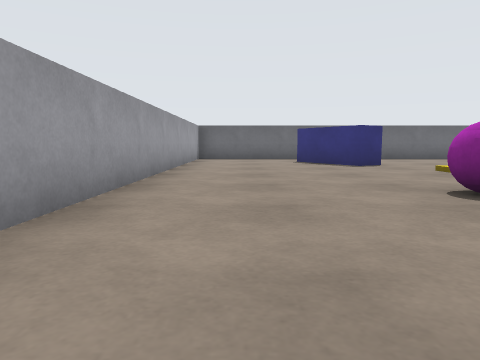
View 1 (above)

19 first-person views from a walk through a robot-simulator world made for Gazebo. The camera is 0.27 m above the floor, tilts 6° down and sees 70° across. The floor is counted in squares, 0.5 m on a side. Each view is taken from the middle of a square. On the plan, view 1 faces up. The plan holds only what a view shows up to about 9 squares ahead; the rest is blank. The place goes on beyond the plan.

View 2
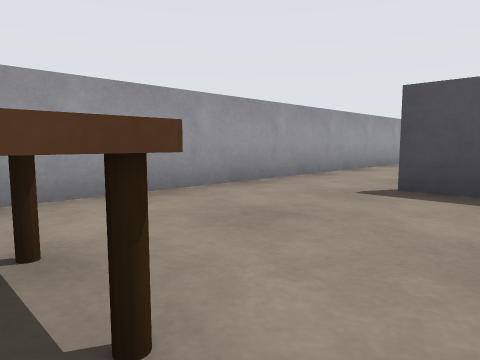

View 3
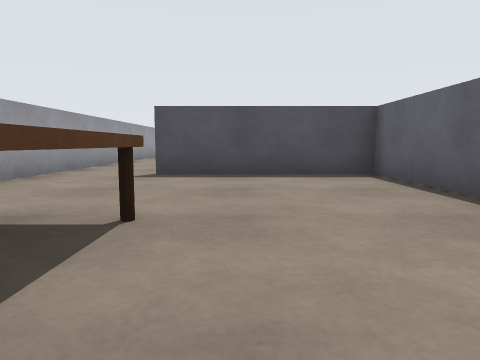

View 4
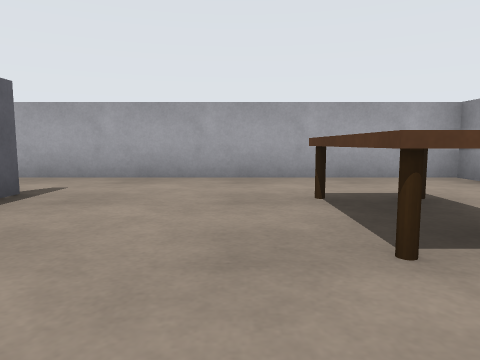

View 5
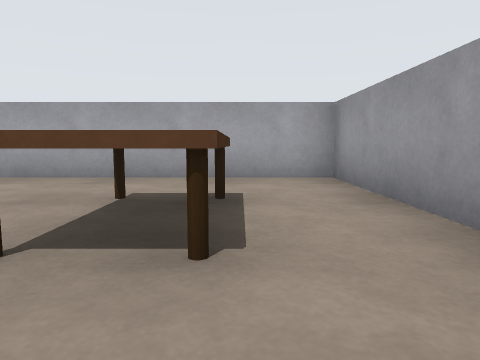

View 6
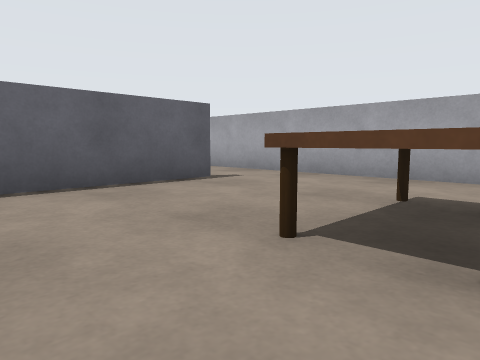

View 7
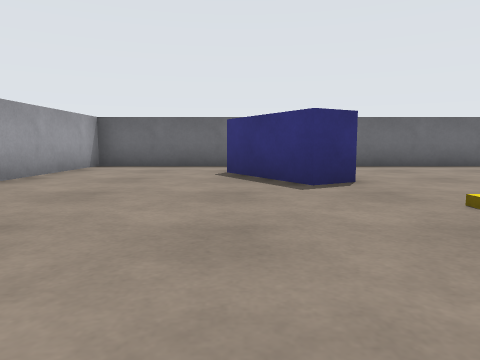

View 8
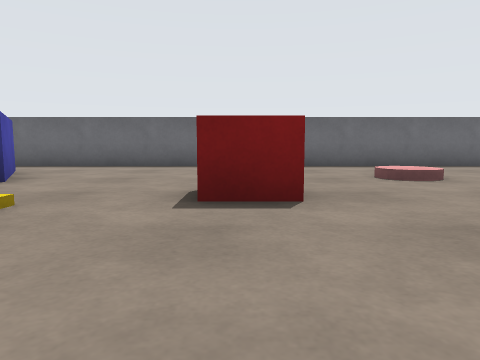

View 9
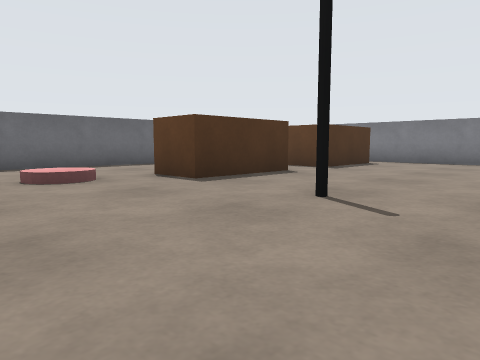

View 10
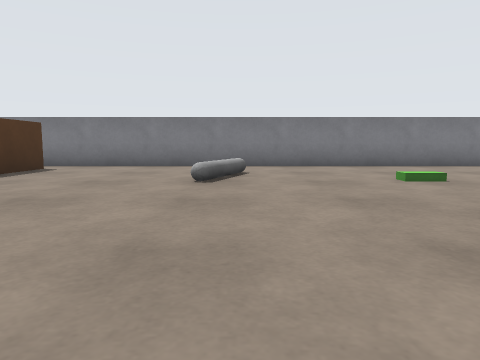

View 11
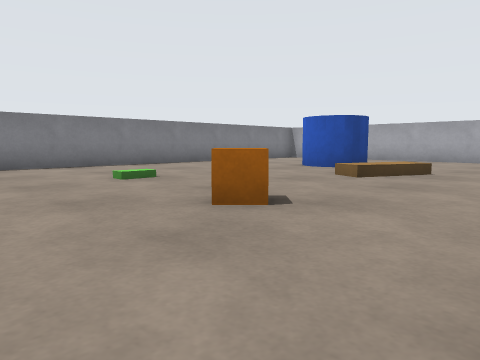

View 12
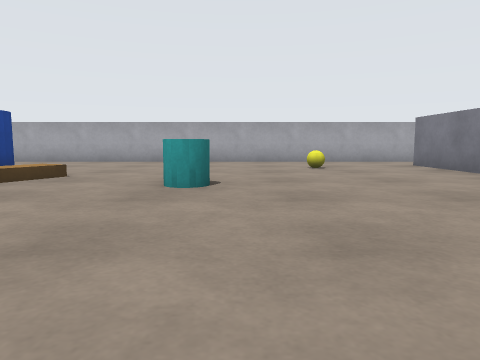

View 13
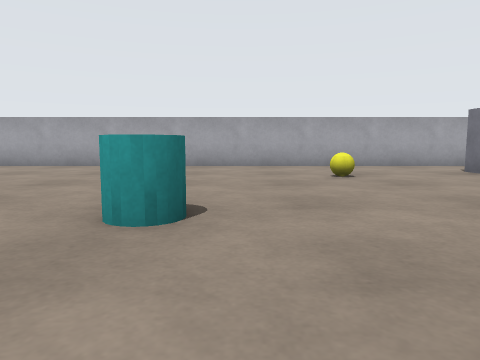

View 14
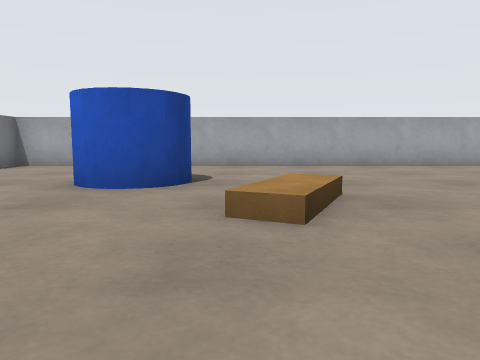

View 15
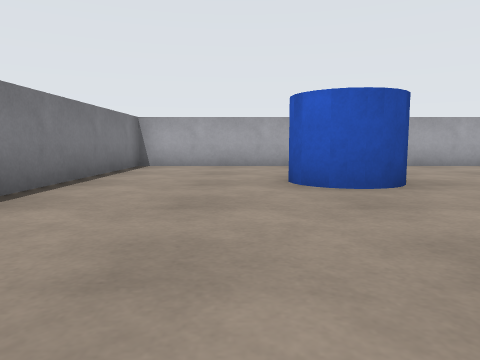

View 16
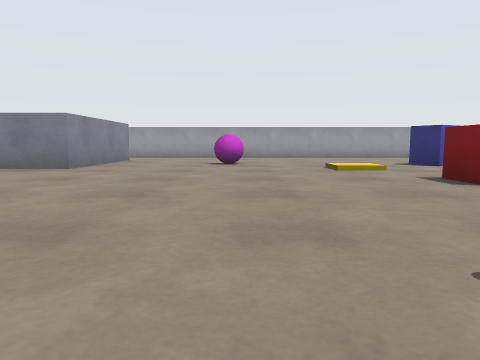

View 17
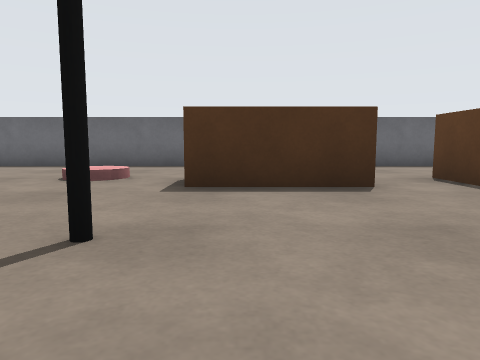

View 18
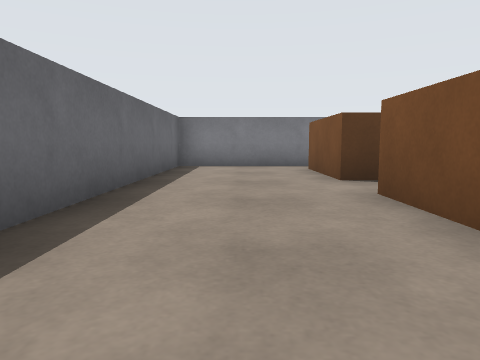

View 19
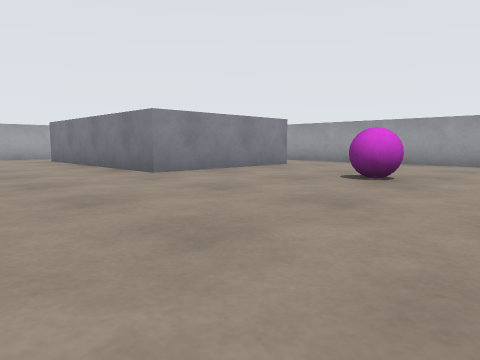

### Floor plan
Points are (right, up) in squares from view 1. A wall is a line through its corners. A room is listed if a view was taken in it or the views show most of it. See-through windows are left out.
Room 1 (views 1, 2, 3, 4, 5, 6)
walls: (4.4, -5.8) (4.4, 0.1) (0.5, 0.1); (-1.5, 0.5) (-1.5, -7.5) (4.5, -7.5)
ways out: opening at (-0.5, 0) to room 2; opening at (4, -6.5) to room 2
objects: brown box (0, -5) to (1, -4)
Room 2 (views 7, 8, 9, 10, 11, 12, 13, 14, 15, 16, 17, 18, 19)
walls: (0.9, 0.3) (4.6, 0.3) (4.6, -5.8); (4.5, -7.5) (18.5, -7.5) (18.5, 12.5) (-1.5, 12.5) (-1.5, 0.5)
ways out: opening at (-0.5, 0) to room 1; opening at (4, -6.5) to room 1
objects: crate (2, 9) to (3, 11); magenta ball (3, 4); yellow ball (7, -5); red box (7, 7) to (7, 8); pink cylinder (9, 9) to (10, 10); bucket (10, -2) to (10, -1); pole (11, 6); brown box (12, -3) to (13, -1); orange box (12, 2); brown box (12, 9) to (13, 9); barrel (14, -4) to (15, -3); door leaf (15, 1); pipe (15, 4) to (16, 4); brown box (15, 9) to (17, 9)

Positions as (right, up) in squares from view 1, and headings:
1: (0, 0), facing up
2: (2, -4), facing up-left
3: (2, -6), facing up
4: (2, -2), facing down
5: (0, -2), facing down
6: (0, -2), facing down-right
7: (2, 4), facing up
8: (7, 4), facing up
9: (8, 4), facing up-right
10: (10, 4), facing right
11: (10, 4), facing down-right
12: (9, 3), facing down
13: (9, 1), facing down
14: (13, 1), facing down
15: (16, 1), facing down
16: (12, 4), facing left
17: (12, 4), facing up
18: (10, 11), facing right
19: (8, 6), facing down-left
